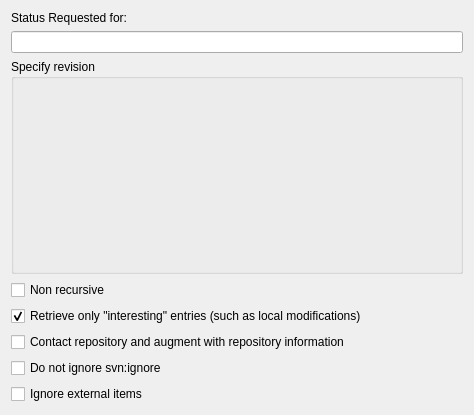
<ui version="4.0" >
 <class>SvnStatusOptionDlg</class>
 <widget class="QWidget" name="SvnStatusOptionDlg" >
  <property name="geometry" >
   <rect>
    <x>0</x>
    <y>0</y>
    <width>474</width>
    <height>415</height>
   </rect>
  </property>
  <layout class="QGridLayout" >
   <item row="0" column="0" >
    <widget class="QLabel" name="label" >
     <property name="sizePolicy" >
      <sizepolicy vsizetype="Fixed" hsizetype="Minimum" >
       <horstretch>0</horstretch>
       <verstretch>0</verstretch>
      </sizepolicy>
     </property>
     <property name="text" >
      <string>Status Requested for:</string>
     </property>
    </widget>
   </item>
   <item row="1" column="0" >
    <widget class="QLineEdit" name="urledit" >
     <property name="readOnly" >
      <bool>true</bool>
     </property>
    </widget>
   </item>
   <item row="2" column="0" >
    <widget class="QGroupBox" name="groupBox" >
     <property name="title" >
      <string>Specify revision</string>
     </property>
     <layout class="QVBoxLayout" >
      <item>
       <widget class="SvnRevisionWidget" native="1" name="revisionWidget" />
      </item>
     </layout>
    </widget>
   </item>
   <item row="3" column="0" >
    <widget class="QCheckBox" name="nonrecurse" >
     <property name="text" >
      <string>Non recursive</string>
     </property>
    </widget>
   </item>
   <item row="4" column="0" >
    <widget class="QCheckBox" name="onlyInterests" >
     <property name="text" >
      <string>Retrieve only "interesting" entries (such as local modifications)</string>
     </property>
     <property name="checked" >
      <bool>true</bool>
     </property>
    </widget>
   </item>
   <item row="5" column="0" >
    <widget class="QCheckBox" name="contactRepChk" >
     <property name="sizePolicy" >
      <sizepolicy vsizetype="Fixed" hsizetype="Minimum" >
       <horstretch>0</horstretch>
       <verstretch>0</verstretch>
      </sizepolicy>
     </property>
     <property name="text" >
      <string>Contact repository and augment with repository information</string>
     </property>
    </widget>
   </item>
   <item row="6" column="0" >
    <widget class="QCheckBox" name="noignore" >
     <property name="text" >
      <string>Do not ignore svn:ignore</string>
     </property>
    </widget>
   </item>
   <item row="7" column="0" >
    <widget class="QCheckBox" name="ignoreExternalsChk" >
     <property name="text" >
      <string>Ignore external items</string>
     </property>
    </widget>
   </item>
  </layout>
 </widget>
 <customwidgets>
  <customwidget>
   <class>QLineEdit</class>
   <extends>QLineEdit</extends>
   <header>klineedit.h</header>
  </customwidget>
  <customwidget>
   <class>SvnRevisionWidget</class>
   <extends>QWidget</extends>
   <header>svnrevisionwidget.h</header>
   <container>1</container>
  </customwidget>
 </customwidgets>
 <resources/>
 <connections/>
</ui>
